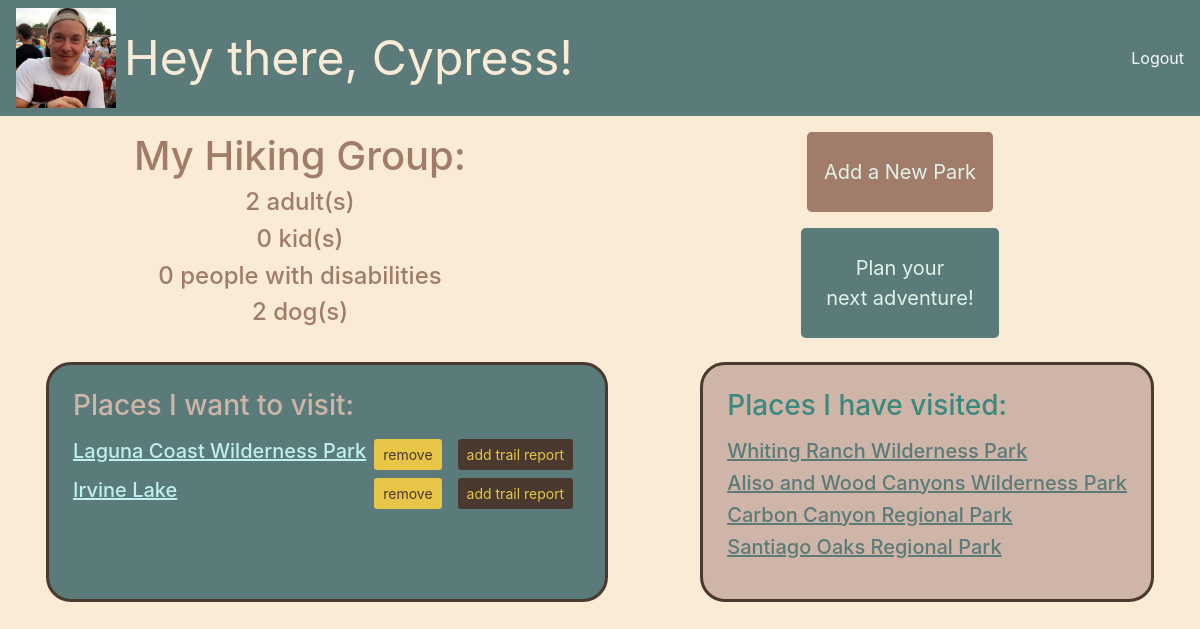
The page /dashboard (signed in) on the database its author committed.
### park_finder/models.py (models this page shows, shortened)
class User(models.Model):
    first_name = models.CharField(max_length=255)
    last_name = models.CharField(max_length=255)
    email = models.CharField(max_length=255)
    password = models.CharField(max_length=255)
    current_hiking_group = models.CharField(null=True, max_length=255, default = None)
    created_at = models.DateTimeField(auto_now_add=True)
    updated_at = models.DateTimeField(auto_now=True)
    objects = UserManager()

class Visit(models.Model):
    has_visited = models.BooleanField(default = False)
    date_visited = models.DateTimeField(null=True, default = None)
    public_notes = models.TextField(null=True, default = None)
    private_notes = models.TextField(null=True, default = None)
    hiking_group_at_visit_time = models.CharField(null=True, max_length=255, default = None)
    rating = models.IntegerField(null=True, default = None)
    created_at = models.DateTimeField(auto_now_add=True)
    updated_at = models.DateTimeField(auto_now=True)
    objects = VisitManager()
    user = models.ForeignKey(User, related_name = "visits", on_delete=models.CASCADE)
    park = models.ForeignKey(Park, related_name = "parks", on_delete=models.CASCADE)

class Park(models.Model):
    name = models.CharField(max_length=255)
    website_url = models.URLField(default = None)
    trail_map_url = models.URLField(default = None)
    created_at = models.DateTimeField(auto_now_add=True)
    updated_at = models.DateTimeField(auto_now=True)
    latitude = models.CharField(max_length=255)
    longitue = models.CharField(max_length=255)
    allows_pets = models.BooleanField()
    limited_access = models.BooleanField()
    busy = models.CharField(max_length=255) #not busy, moderately busy, very busy
    has_shade = models.BooleanField()
    has_water = models.BooleanField()
    has_bathrooms = models.BooleanField()
    is_accessible = models.BooleanField()
    is_kid_friendly = models.BooleanField()
    permitted_activities = models.CharField(max_length=255)
    natural_features = models.CharField(max_length=255)
    has_playground = models.BooleanField()

### park_finder/views.py (the view)
# urls.py: path('dashboard', views.dashboard),
def dashboard(request):
    user = User.objects.get(email = request.session['email'])
    context = {
        "user": user,
        "places_to_visit": Visit.objects.filter(user_id = user.id).filter(has_visited=False),
        "visited_places": Visit.objects.filter(user_id = user.id).filter(has_visited=True),
    }
    print("dashboard context: ", context)
    return render(request, 'dashboard.html', context)

### park_finder/templates/dashboard.html (shortened to what this page needs)
<!DOCTYPE html>
<html lang="en">
<head>
    <link rel="stylesheet" href="https://stackpath.bootstrapcdn.com/bootstrap/4.4.1/css/bootstrap.min.css">
    {% load static %}
    <link rel="stylesheet" href="{% static 'css/style.css' %}">
</head>
<body class="lt-background">
    <nav class="navbar dk-green lt-font navbar-expand-sm d-flex">
        <img width="100" height="100" class="img-circle" src="/static/css/profile_pic.jpg" alt="profile_pic">
        <span class="ml-2 navbar-brand justify-content-start navbar-font-size">Hey there, {{user.first_name}}!</span>
        <a href="/logout" class="ml-auto btn-md btn-outline-light justify-content-end">Logout</a>
    </nav>
    <div class="d-flex flex-row">
        <div class="container d-flex flex-sm-column my-3 dk-brown-font align-items-center">
            <h4 class="hg-font-size">My Hiking Group:</h4>
            <p class="h4 text-center">2 adult(s)</p>
            <p class="h4 text-center">0 kid(s)</p>
            <p class="h4 text-center">0 people with disabilities</p>
            <p class="h4 text-center">2 dog(s)</p>
        </div>
        <div class="container d-flex flex-sm-column align-items-center">
            <div class="text-center">
                <div>
                    <a href="/add_park" class="btn dk-brown lt-green-font btn-lg py-4 my-3">Add a New Park</a>
                </div>
                <div>
                    <a href="/park_search" class="btn btn-lg dk-green lt-green-font p-4 mb-3">Plan your <br>next adventure!</a>
                </div>
            </div>
        </div>
    </div>
    <div class="d-flex justify-content-around">
        <div class="div-border h3 my-2 p-4 lt-brown-font dk-green">
            <p>Places I want to visit:</p>
            <ul>{% for place in places_to_visit %}
                <li class="h5 no-bullet d-flex">
                    <a class="lt-blue-font mr-auto" href="/park_profile/{{place.park_id}}">
                        <u>{{place.park.name}}</u>
                    </a>
                    <a href="/remove_park_from_list/{{place.park_id}}" class="btn btn-sm yellow dkdk-brown-font mx-2">remove</a>
                    <a href="/add_trail_report/{{place.park_id}}" class="mx-2 btn btn-sm yellow-font dkdk-brown">add trail report</a>
                </li>
            {% endfor %}</ul>
        </div>
        <div class="div-border h3 my-2 p-4 md-green-font lt-brown">
            <p>Places I have visited:</p>
            <ul>
            {% for place in visited_places %}
                <li class="h5 no-bullet"><a class="dk-green-font" href="/memory_log/{{place.id}}"><u>{{place.park.name}}</u></a></li>
            {% endfor %}
            </ul>
        </div>
    </div>
</body>
</html>

### park_finder/static/css/style.css (style rules this page uses)
* { margin:0; padding:0; box-sizing: border-box; }
.navbar-font-size { font-size: 3em; }
.hg-font-size { font-size: 2.5em; }
.lt-font { color: antiquewhite; }
.lt-background { background-color: antiquewhite; }
.md-green-font { color: #3C887E; }
.dk-brown-font { color: #A17C6B; }
.dkdk-brown-font { color: #4A392F; }
.dkdk-brown { background-color: #4A392F; }
.lt-brown-font { color: #CEB5A7; }
.dk-green-font { color: #5B7B7A; }
.lt-green-font { color: #E0F2E9; }
.yellow-font { color: #E8C547; }
.lt-blue-font { color: #C0EEF2; }
.dk-brown { background-color: #A17C6B; }
.lt-brown { background-color: #CEB5A7; }
.dk-green { background-color: #5B7B7A; }
.yellow { background-color: #E8C547; }
.div-border { border: 3px solid #4A392F; border-radius: 25px; }
.no-bullet { list-style-type: none; }

### rows shown on the page
User: first_name "Cypress"
Visit: park.name "Laguna Coast Wilderness Park"
Visit: park.name "Irvine Lake"
Visit: park.name "Whiting Ranch Wilderness Park"
Visit: park.name "Aliso and Wood Canyons Wilderness Park"
Visit: park.name "Carbon Canyon Regional Park"
Visit: park.name "Santiago Oaks Regional Park"
